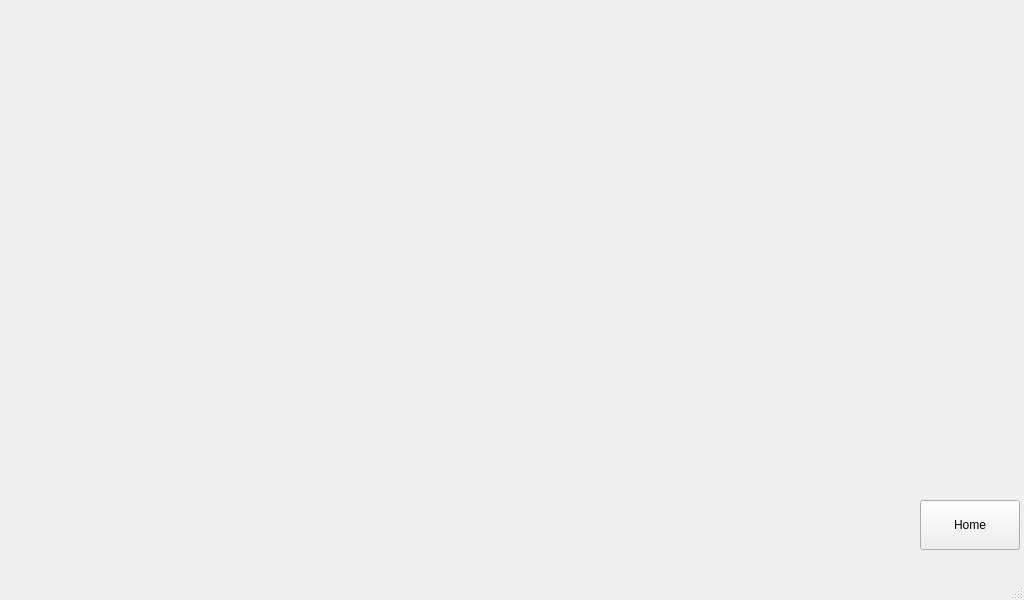
<?xml version="1.0" encoding="UTF-8"?>
<ui version="4.0">
 <class>MainWindow</class>
 <widget class="QMainWindow" name="MainWindow">
  <property name="geometry">
   <rect>
    <x>0</x>
    <y>0</y>
    <width>1024</width>
    <height>600</height>
   </rect>
  </property>
  <property name="cursor">
   <cursorShape>BlankCursor</cursorShape>
  </property>
  <property name="windowTitle">
   <string>MainWindow</string>
  </property>
  <widget class="QWidget" name="centralwidget">
   <widget class="QLabel" name="q_lb_img">
    <property name="geometry">
     <rect>
      <x>0</x>
      <y>0</y>
      <width>1020</width>
      <height>550</height>
     </rect>
    </property>
    <property name="cursor">
     <cursorShape>BlankCursor</cursorShape>
    </property>
    <property name="text">
     <string/>
    </property>
   </widget>
   <widget class="QPushButton" name="q_btn_home">
    <property name="geometry">
     <rect>
      <x>920</x>
      <y>500</y>
      <width>100</width>
      <height>50</height>
     </rect>
    </property>
    <property name="cursor">
     <cursorShape>BlankCursor</cursorShape>
    </property>
    <property name="text">
     <string>Home</string>
    </property>
   </widget>
  </widget>
  <widget class="QMenuBar" name="menubar">
   <property name="geometry">
    <rect>
     <x>0</x>
     <y>0</y>
     <width>1024</width>
     <height>22</height>
    </rect>
   </property>
  </widget>
  <widget class="QStatusBar" name="statusbar"/>
 </widget>
 <resources>
  <include location="resource.qrc"/>
 </resources>
 <connections/>
</ui>
